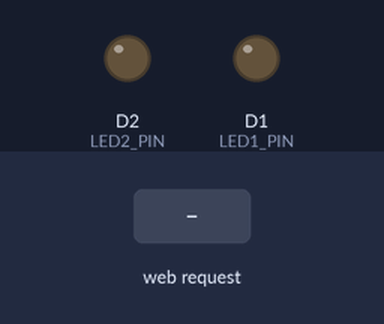
The sketch below on a simulated ESP8266 (NodeMCU). On the bench: output pins drawn as LEDs (lit = HIGH). The test bench sets the inputs (shaded band). WiFi joins after 1.5 s; servers stay silent unless stated; what the sketch prints to the serial monitor is not drawn.

Above: at 2.8 s.
2.9 s: HTTP request GET /led1on received
At 3.9 s:
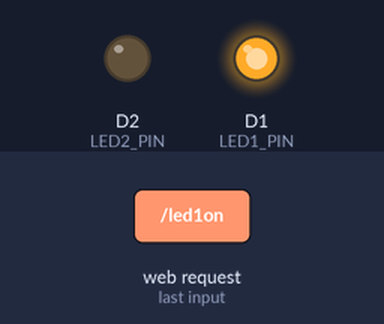
4.4 s: HTTP request GET /led2on received
At 5.0 s:
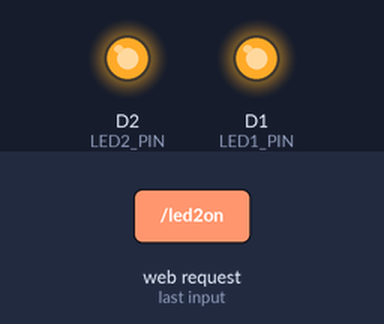
5.9 s: HTTP request GET /led1off received
At 6.2 s:
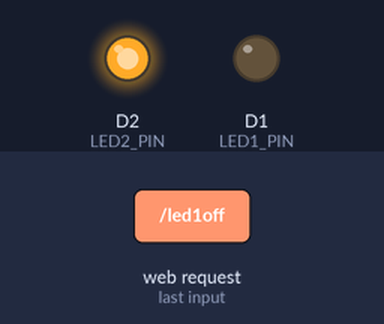
7.4 s: HTTP request GET /led2off received
At 8.5 s:
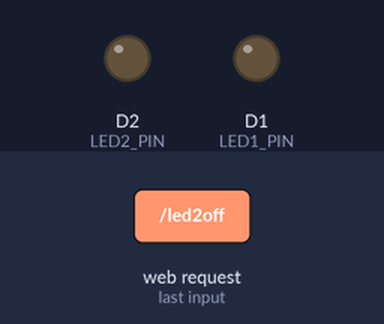
Timing chart, 0 to 9.9 s (numbered marks = the images above; inputs shaded):
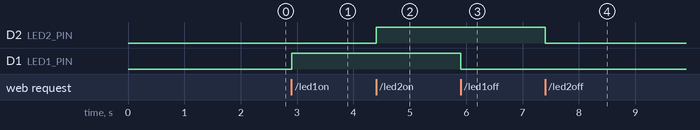

Measured:
- after the input at 2.9 s, D1 (LED1_PIN): LOW → HIGH at once
- after the input at 4.4 s, D2 (LED2_PIN): LOW → HIGH at once
- after the input at 5.9 s, D1 (LED1_PIN): HIGH → LOW at once
- after the input at 7.4 s, D2 (LED2_PIN): HIGH → LOW at once

The sketch:

LED_Home_Automation.ino
```cpp
/*
  =====================================================
   Home Automation - Control 2 LEDs via NodeMCU ESP8266
   Mobile Web App built-in (HTML5 + CSS3 + JS, AJAX/fetch)
  =====================================================

  Wiring:
    LED1  -> D1 (GPIO5) -> 220ohm resistor -> GND
    LED2  -> D2 (GPIO4) -> 220ohm resistor -> GND

  How to use:
    1. Install "ESP8266" board package in Arduino IDE
       (Boards Manager -> search "esp8266")
    2. Select Board: NodeMCU 1.0 (ESP-12E Module)
    3. Update WIFI_SSID and WIFI_PASS below
    4. Upload the sketch
    5. Open Serial Monitor @ 115200 baud, note the IP printed
    6. On your phone (same WiFi network), open a browser and
       go to that IP address, e.g. http://192.168.1.15
    7. Control LEDs with the toggle switches
*/

#include <ESP8266WiFi.h>
#include <ESP8266WebServer.h>

// ---------- CONFIG ----------
const char* WIFI_SSID = "mechanical Dept";
const char* WIFI_PASS = "2026@mechanical";

#define LED1_PIN D1   // GPIO5
#define LED2_PIN D2   // GPIO4
// -----------------------------

ESP8266WebServer server(80);

bool led1State = false;
bool led2State = false;

// ---------------- HTML PAGE (mobile web app) ----------------
const char INDEX_HTML[] PROGMEM = R"rawliteral(
<!DOCTYPE html>
<html lang="en">
<head>
<meta charset="UTF-8">
<meta name="viewport" content="width=device-width, initial-scale=1.0">
<title>Home Automation</title>
<style>
  * { box-sizing: border-box; margin:0; padding:0; }
  body {
    font-family: 'Segoe UI', Arial, sans-serif;
    background: linear-gradient(135deg,#1f2933,#0b0f14);
    min-height: 100vh;
    display: flex;
    align-items: center;
    justify-content: center;
    padding: 20px;
  }
  .app {
    width: 100%;
    max-width: 400px;
    background: #14181f;
    border-radius: 20px;
    padding: 28px 22px;
    box-shadow: 0 10px 30px rgba(0,0,0,0.5);
    color: #fff;
  }
  h1 {
    text-align: center;
    font-size: 22px;
    margin-bottom: 6px;
    letter-spacing: 0.5px;
  }
  .subtitle {
    text-align: center;
    color: #8b95a1;
    font-size: 13px;
    margin-bottom: 26px;
  }
  .card {
    background: #1c2230;
    border-radius: 16px;
    padding: 18px 20px;
    display: flex;
    align-items: center;
    justify-content: space-between;
    margin-bottom: 16px;
    transition: background 0.3s;
  }
  .card.on { background: #24304a; }
  .device-info { display: flex; align-items: center; gap: 14px; }
  .icon {
    width: 44px; height: 44px;
    border-radius: 50%;
    display: flex; align-items: center; justify-content: center;
    background: #2c3444;
    font-size: 20px;
    transition: 0.3s;
  }
  .card.on .icon { background: #ffb733; box-shadow: 0 0 18px #ffb73399; }
  .device-name { font-size: 16px; font-weight: 600; }
  .device-status { font-size: 12px; color: #8b95a1; margin-top: 2px; }

  /* Toggle switch */
  .switch { position: relative; width: 54px; height: 30px; }
  .switch input { opacity: 0; width: 0; height: 0; }
  .slider {
    position: absolute; cursor: pointer;
    top:0; left:0; right:0; bottom:0;
    background-color: #3a4356;
    transition: 0.3s;
    border-radius: 30px;
  }
  .slider:before {
    position: absolute;
    content: "";
    height: 24px; width: 24px;
    left: 3px; bottom: 3px;
    background-color: white;
    transition: 0.3s;
    border-radius: 50%;
  }
  input:checked + .slider { background-color: #ffb733; }
  input:checked + .slider:before { transform: translateX(24px); }

  .footer {
    text-align: center;
    margin-top: 20px;
    font-size: 11px;
    color: #545c6b;
  }
  .connDot {
    display:inline-block; width:8px; height:8px; border-radius:50%;
    background:#3ddc84; margin-right:6px;
  }
</style>
</head>
<body>
  <div class="app">
    <h1>🏠 Home Automation</h1>
    <div class="subtitle">NodeMCU ESP8266 &middot; LED Control</div>

    <div class="card" id="card1">
      <div class="device-info">
        <div class="icon" id="icon1">💡</div>
        <div>
          <div class="device-name">LED 1</div>
          <div class="device-status" id="status1">OFF</div>
        </div>
      </div>
      <label class="switch">
        <input type="checkbox" id="toggle1" onchange="toggleLed(1)">
        <span class="slider"></span>
      </label>
    </div>

    <div class="card" id="card2">
      <div class="device-info">
        <div class="icon" id="icon2">💡</div>
        <div>
          <div class="device-name">LED 2</div>
          <div class="device-status" id="status2">OFF</div>
        </div>
      </div>
      <label class="switch">
        <input type="checkbox" id="toggle2" onchange="toggleLed(2)">
        <span class="slider"></span>
      </label>
    </div>

    <div class="footer"><span class="connDot"></span>Connected to NodeMCU</div>
  </div>

<script>
  // Fetch current state from NodeMCU and sync UI
  function refreshState() {
    fetch('/state')
      .then(res => res.json())
      .then(data => {
        setUI(1, data.led1);
        setUI(2, data.led2);
      })
      .catch(err => console.log('State fetch failed', err));
  }

  function setUI(num, isOn) {
    document.getElementById('toggle' + num).checked = isOn;
    document.getElementById('status' + num).textContent = isOn ? 'ON' : 'OFF';
    document.getElementById('card' + num).classList.toggle('on', isOn);
  }

  function toggleLed(num) {
    const isOn = document.getElementById('toggle' + num).checked;
    const endpoint = '/led' + num + (isOn ? 'on' : 'off');
    fetch(endpoint)
      .then(res => res.json())
      .then(data => {
        setUI(1, data.led1);
        setUI(2, data.led2);
      })
      .catch(err => console.log('Toggle failed', err));
  }

  // Sync UI on page load, and poll every 3s in case state
  // changed from elsewhere (e.g. physical button, other phone)
  window.onload = refreshState;
  setInterval(refreshState, 3000);
</script>
</body>
</html>
)rawliteral";

// ---------------- Handlers ----------------

void sendState() {
  String json = "{\"led1\":" + String(led1State ? "true" : "false") +
                ",\"led2\":" + String(led2State ? "true" : "false") + "}";
  server.send(200, "application/json", json);
}

void handleRoot() {
  server.send_P(200, "text/html", INDEX_HTML);
}

void handleLed1On()  { led1State = true;  digitalWrite(LED1_PIN, HIGH); sendState(); }
void handleLed1Off() { led1State = false; digitalWrite(LED1_PIN, LOW);  sendState(); }
void handleLed2On()  { led2State = true;  digitalWrite(LED2_PIN, HIGH); sendState(); }
void handleLed2Off() { led2State = false; digitalWrite(LED2_PIN, LOW);  sendState(); }
void handleState()   { sendState(); }

void handleNotFound() {
  server.send(404, "text/plain", "404: Not Found");
}

// ---------------- Setup / Loop ----------------

void setup() {
  Serial.begin(115200);
  pinMode(LED1_PIN, OUTPUT);
  pinMode(LED2_PIN, OUTPUT);
  digitalWrite(LED1_PIN, LOW);
  digitalWrite(LED2_PIN, LOW);

  Serial.println();
  Serial.print("Connecting to WiFi: ");
  Serial.println(WIFI_SSID);

  WiFi.mode(WIFI_STA);
  WiFi.begin(WIFI_SSID, WIFI_PASS);

  while (WiFi.status() != WL_CONNECTED) {
    delay(400);
    Serial.print(".");
  }

  Serial.println();
  Serial.println("WiFi connected!");
  Serial.print("Open this URL on your phone browser: http://");
  Serial.println(WiFi.localIP());

  server.on("/", handleRoot);
  server.on("/led1on", handleLed1On);
  server.on("/led1off", handleLed1Off);
  server.on("/led2on", handleLed2On);
  server.on("/led2off", handleLed2Off);
  server.on("/state", handleState);
  server.onNotFound(handleNotFound);

  server.begin();
  Serial.println("HTTP server started");
}

void loop() {
  server.handleClient();
}
```
